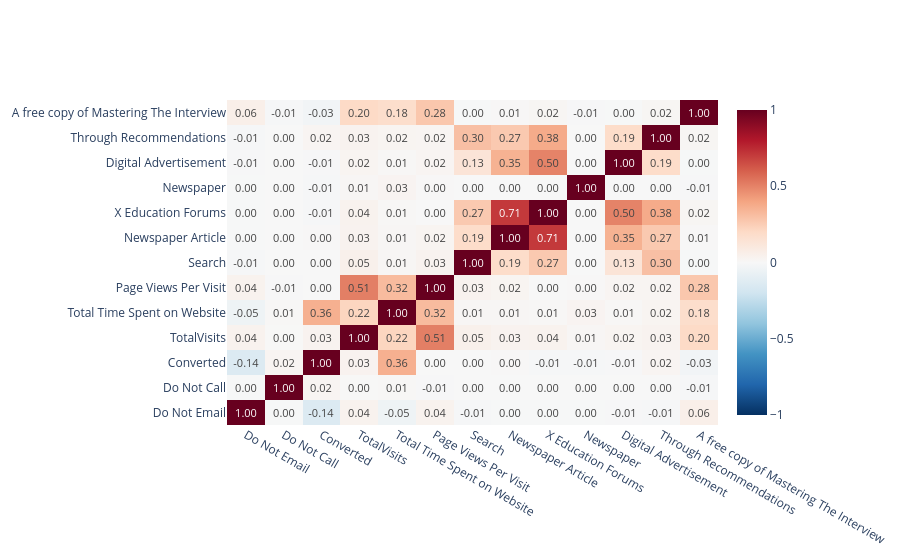

The cell this chart's notebook holds for it:
### Code cell
fig = go.Figure()

fig.add_trace(
  go.Heatmap(
    x = corr_matrix.columns,
    y = corr_matrix.index,
    z = np.array(corr_matrix),
    text = corr_matrix.values,
    texttemplate = '%{text:.2f}',
    colorscale=px.colors.diverging.RdBu_r,
    zmin=-1,
    zmax=1,
  )
)

fig.show()

### Figure 1 — Plotly figure (JSON) as saved in the notebook; plotly's stock layout.template omitted (floating-point values rounded to 4 significant figures; data arrays with more than 128 entries replaced by an {"elided": "..."} marker saying what was removed)
{"data": [{"colorscale": [[0, "rgb(5,48,97)"], [0.1, "rgb(33,102,172)"], [0.2, "rgb(67,147,195)"], [0.3, "rgb(146,197,222)"], [0.4, "rgb(209,229,240)"], [0.5, "rgb(247,247,247)"], [0.6, "rgb(253,219,199)"], [0.7, "rgb(244,165,130)"], [0.8, "rgb(214,96,77)"], [0.9, "rgb(178,24,43)"], [1, "rgb(103,0,31)"]], "text": {"elided": "13x13 float values"}, "texttemplate": "%{text:.2f}", "type": "heatmap", "x": ["Do Not Email", "Do Not Call", "Converted", "TotalVisits", "Total Time Spent on Website", "Page Views Per Visit", "Search", "Newspaper Article", "X Education Forums", "Newspaper", "Digital Advertisement", "Through Recommendations", "A free copy of Mastering The Interview"], "y": ["Do Not Email", "Do Not Call", "Converted", "TotalVisits", "Total Time Spent on Website", "Page Views Per Visit", "Search", "Newspaper Article", "X Education Forums", "Newspaper", "Digital Advertisement", "Through Recommendations", "A free copy of Mastering The Interview"], "z": {"elided": "13x13 float values"}, "zmax": 1, "zmin": -1}], "layout": {}}
